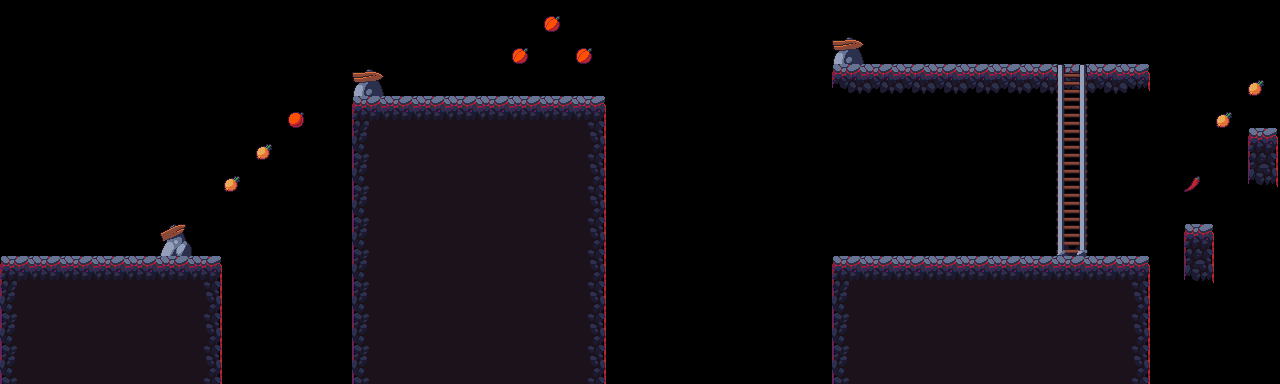

A 2D game scene composited from a Tiled map and its tileset images. What follows is a short description and the map's XML, with every tile layer's data as written:
An orthogonal 40x12 tile map with 32x32 px tiles, 3 tile layers (env, floor, items), 6 tilesets and 14 objects (2x trap_spikes, revivePoint, finishFlag, chest, ladder, ...).

<map version="1.0" tiledversion="1.1.6" orientation="orthogonal" renderorder="right-down" width="40" height="12" tilewidth="32" tileheight="32" infinite="0" nextobjectid="46">
 <tileset firstgid="1" source="food.tsx" />
 <tileset firstgid="9" source="grass.tsx" />
 <tileset firstgid="20" source="ladder.tsx" />
 <tileset firstgid="26" source="rock.tsx" />
 <tileset firstgid="30" source="threes.tsx" />
 <tileset firstgid="34" source="Tileset.tsx" />
 <layer name="env" width="40" height="12">
  <data encoding="csv">
0,0,0,0,0,0,0,0,0,0,0,0,0,0,0,0,0,0,0,0,0,0,0,0,0,0,0,0,0,0,0,0,0,0,0,0,0,0,0,0,
0,0,0,0,0,0,0,0,0,0,0,0,0,0,0,0,0,0,0,0,0,0,0,0,0,0,0,0,0,0,0,0,0,0,0,0,0,0,0,0,
0,0,0,0,0,0,0,0,0,0,0,0,0,0,0,0,0,0,0,0,0,0,0,0,0,0,0,0,0,0,0,0,0,0,0,0,0,0,0,0,
0,0,0,0,0,0,0,0,0,0,0,0,0,0,0,0,0,0,0,0,0,0,0,0,0,0,0,0,0,0,0,0,0,0,0,0,0,0,0,0,
0,0,0,0,0,0,0,0,0,0,0,0,0,0,0,0,0,0,0,0,0,0,0,0,0,0,0,0,0,0,0,0,0,0,0,0,0,0,0,0,
0,0,0,0,0,0,0,0,0,0,0,0,0,0,0,0,0,0,0,0,0,0,0,0,0,0,0,0,0,0,0,0,0,0,0,0,0,0,0,0,
0,0,0,0,0,0,0,0,0,0,0,0,0,0,0,0,0,0,0,0,0,0,0,0,0,0,0,0,0,0,0,0,0,0,0,0,0,0,0,0,
0,0,0,0,0,0,0,0,0,0,0,0,0,0,0,0,0,0,0,0,0,0,0,0,0,0,0,0,0,0,0,0,0,0,0,0,0,0,0,0,
0,0,0,0,0,0,0,0,0,0,0,0,0,0,0,0,0,0,0,0,0,0,0,0,0,0,0,0,0,0,0,0,0,0,0,0,0,0,0,0,
0,0,0,0,0,0,0,0,0,0,0,0,0,0,0,0,0,0,0,0,0,0,0,0,0,0,0,0,0,0,0,0,0,0,0,0,0,0,0,0,
0,0,0,0,0,0,0,0,0,0,0,0,0,0,0,0,0,0,0,0,0,0,0,0,0,0,0,0,0,0,0,0,0,0,0,0,0,0,0,0,
0,0,0,0,0,0,0,0,0,0,0,0,0,0,0,0,0,0,0,0,0,0,0,0,0,0,0,0,0,0,0,0,0,0,0,0,0,0,0,0
</data>
 </layer>
 <layer name="floor" width="40" height="12">
  <data encoding="csv">
0,0,0,0,0,0,0,0,0,0,0,0,0,0,0,0,0,0,0,0,0,0,0,0,0,0,0,0,0,0,0,0,0,0,0,0,0,0,0,0,
0,0,0,0,0,0,0,0,0,0,0,0,0,0,0,0,0,0,0,0,0,0,0,0,0,0,0,0,0,0,0,0,0,0,0,0,0,0,0,0,
0,0,0,0,0,0,0,0,0,0,0,0,0,0,0,0,0,0,0,0,0,0,0,0,0,0,61,62,62,62,62,62,62,62,62,63,0,0,0,0,
0,0,0,0,0,0,0,0,0,0,0,34,35,35,35,35,35,35,36,0,0,0,0,0,0,0,0,0,0,0,0,0,0,0,0,0,0,0,0,0,
0,0,0,0,0,0,0,0,0,0,0,43,44,44,44,44,44,44,45,0,0,0,0,0,0,0,0,0,0,0,0,0,0,0,0,0,0,0,0,37,
0,0,0,0,0,0,0,0,0,0,0,43,44,44,44,44,44,44,45,0,0,0,0,0,0,0,0,0,0,0,0,0,0,0,0,0,0,0,0,55,
0,0,0,0,0,0,0,0,0,0,0,43,44,44,44,44,44,44,45,0,0,0,0,0,0,0,0,0,0,0,0,0,0,0,0,0,0,0,0,0,
0,0,0,0,0,0,0,0,0,0,0,43,44,44,44,44,44,44,45,0,0,0,0,0,0,0,0,0,0,0,0,0,0,0,0,0,0,37,0,0,
34,35,35,35,35,35,36,0,0,0,0,43,44,44,44,44,44,44,45,0,0,0,0,0,0,0,34,35,35,35,35,35,35,35,35,36,0,55,0,0,
43,44,44,44,44,44,45,0,0,0,0,43,44,44,44,44,44,44,45,0,0,0,0,0,0,0,43,44,44,44,44,44,44,44,44,45,0,0,0,0,
43,44,44,44,44,44,45,0,0,0,0,43,44,44,44,44,44,44,45,0,0,0,0,0,0,0,43,44,44,44,44,44,44,44,44,45,0,0,0,0,
43,44,44,44,44,44,45,0,0,0,0,43,44,44,44,44,44,44,45,0,0,0,0,0,0,0,43,44,44,44,44,44,44,44,44,45,0,0,0,0
</data>
 </layer>
 <layer name="items" width="40" height="12">
  <data encoding="csv">
0,0,0,0,0,0,0,0,0,0,0,0,0,0,0,0,0,4,0,0,0,0,0,0,0,0,0,0,0,0,0,0,0,0,0,0,0,0,0,0,
0,0,0,0,0,0,0,0,0,0,0,0,0,0,0,0,4,0,4,0,0,0,0,0,0,0,29,0,0,0,0,0,0,0,0,0,0,0,0,0,
0,0,0,0,0,0,0,0,0,0,0,29,0,0,0,0,0,0,0,0,0,0,0,0,0,0,0,0,0,0,0,0,0,25,0,0,0,0,0,1,
0,0,0,0,0,0,0,0,0,3,0,0,0,0,0,0,0,0,0,0,0,0,0,0,0,0,0,0,0,0,0,0,0,21,0,0,0,0,1,0,
0,0,0,0,0,0,0,0,1,0,0,0,0,0,0,0,0,0,0,0,0,0,0,0,0,0,0,0,0,0,0,0,0,21,0,0,0,0,0,0,
0,0,0,0,0,0,0,1,0,0,0,0,0,0,0,0,0,0,0,0,0,0,0,0,0,0,0,0,0,0,0,0,0,21,0,0,0,5,0,0,
0,0,0,0,0,0,0,0,0,0,0,0,0,0,0,0,0,0,0,0,0,0,0,0,0,0,0,0,0,0,0,0,0,21,0,0,0,0,0,0,
0,0,0,0,0,28,0,0,0,0,0,0,0,0,0,0,0,0,0,0,0,0,0,0,0,0,0,0,0,0,0,0,0,23,0,0,0,0,0,0,
0,0,0,0,0,0,0,0,0,0,0,0,0,0,0,0,0,0,0,0,0,0,0,0,0,0,0,0,0,0,0,0,0,0,0,0,0,0,0,0,
0,0,0,0,0,0,0,0,0,0,0,0,0,0,0,0,0,0,0,0,0,0,0,0,0,0,0,0,0,0,0,0,0,0,0,0,0,0,0,0,
0,0,0,0,0,0,0,0,0,0,0,0,0,0,0,0,0,0,0,0,0,0,0,0,0,0,0,0,0,0,0,0,0,0,0,0,0,0,0,0,
0,0,0,0,0,0,0,0,0,0,0,0,0,0,0,0,0,0,0,0,0,0,0,0,0,0,0,0,0,0,0,0,0,0,0,0,0,0,0,0
</data>
 </layer>
 <objectgroup name="obj">
  <object id="3" name="revivePoint" x="78.33" y="256.053" width="9.125" height="7.125">
   <properties>
    <property name="kind" value="revivePoint" />
    <property name="prefab" value="vol_revivepoint" />
   </properties>
  </object>
  <object id="29" name="finishFlag" x="1134.72" y="63.9583">
   <properties>
    <property name="kind" value="finishFlag" />
    <property name="prefab" value="finish" />
   </properties>
  </object>
  <object id="30" name="chest" x="1054.94" y="256.728">
   <properties>
    <property name="items" value="[[&quot;10000101&quot;,75,[5,7]],[&quot;10000102&quot;,7,[5,7]],[&quot;10000002&quot;,3]]" />
    <property name="keyCount" type="int" value="3" />
    <property name="kind" value="TreasureBox" />
    <property name="prefab" value="vol_mh_chest" />
   </properties>
   <ellipse />
  </object>
  <object id="31" x="287.167" y="257" width="32.6667" height="24">
   <properties>
    <property name="dir" value="y" />
    <property name="kind" value="moveladder" />
    <property name="prefab" value="vol_moveladder" />
    <property name="range" type="int" value="100" />
    <property name="speed" type="int" value="10" />
   </properties>
  </object>
  <object id="32" name="ladder" x="1071.06" y="64.5199">
   <properties>
    <property name="kind" value="ladder" />
    <property name="prefab" value="trigger_ladder_down" />
   </properties>
  </object>
  <object id="34" name="key" x="1192.33" y="144.167">
   <properties>
    <property name="count" value="1" />
    <property name="kind" value="Key" />
    <property name="prefab" value="vol_mh_key" />
    <property name="target" value="TreasureBox" />
   </properties>
  </object>
  <object id="35" x="711.833" y="161.5" width="32.6667" height="24">
   <properties>
    <property name="dir" value="y" />
    <property name="kind" value="moveladder" />
    <property name="prefab" value="vol_moveladder" />
    <property name="range" type="int" value="100" />
    <property name="speed" type="int" value="10" />
   </properties>
  </object>
  <object id="38" name="trap_spikes" x="835.375" y="256.191" width="20.1596" height="16.8905">
   <properties>
    <property name="kind" value="trap" />
    <property name="prefab" value="spikes" />
   </properties>
  </object>
  <object id="44" name="coin" x="959.333" y="168">
   <properties>
    <property name="id" value="10000101" />
    <property name="kind" value="coin" />
    <property name="len" type="int" value="80" />
    <property name="num" type="int" value="5" />
    <property name="px" type="int" value="0" />
    <property name="py" type="int" value="0" />
    <property name="rot" value="30" />
    <property name="shape" value="circle" />
   </properties>
   <ellipse />
  </object>
  <object id="45" name="trap_spikes" x="1249.8" y="128.85" width="20.1596" height="16.8905">
   <properties>
    <property name="kind" value="trap" />
    <property name="prefab" value="spikes" />
   </properties>
  </object>
 </objectgroup>
 <objectgroup name="born">
  <object id="1" name="hero" x="29.4382" y="239.606" width="10.1457" height="9.7851">
   <properties>
    <property name="kind" value="hero" />
   </properties>
  </object>
  <object id="33" name="skeleton" x="473.777" y="96.0881" width="16.4456" height="11.0359">
   <properties>
    <property name="kind" value="mob" />
    <property name="mob" value="skeleton" />
   </properties>
  </object>
  <object id="37" name="zombie" x="990.527" y="256.107" width="16.4456" height="11.0359">
   <properties>
    <property name="kind" value="mob" />
    <property name="mob" value="zombie" />
   </properties>
  </object>
  <object id="43" name="pinkbeholder" x="1012.69" y="63.4821" width="16.4456" height="11.0359">
   <properties>
    <property name="kind" value="mob" />
    <property name="mob" value="pinkbeholder" />
   </properties>
  </object>
 </objectgroup>
</map>
